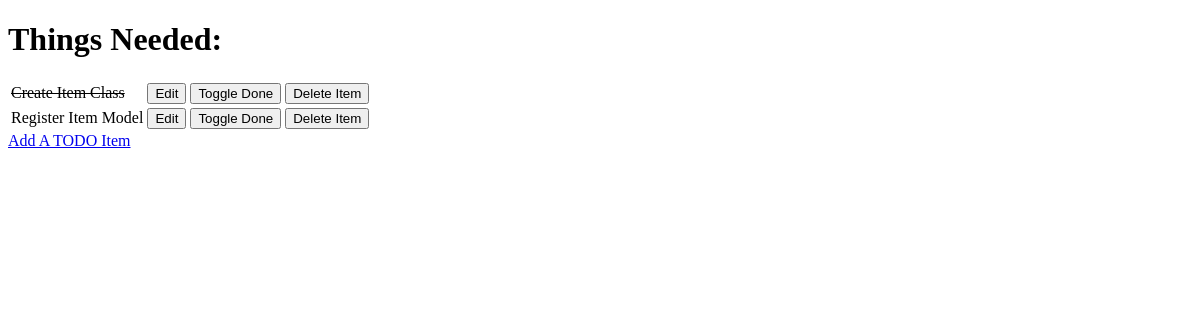
Before: / with the older database file.
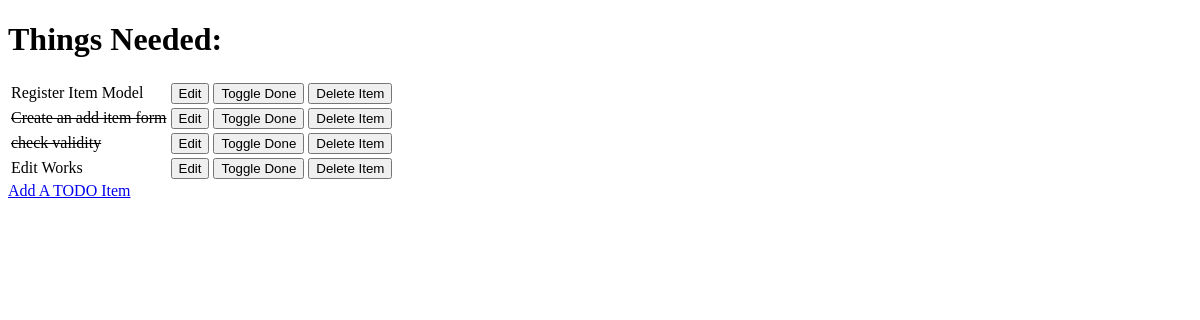
After: the same page with the newer database file.
### todo/models.py (models this page shows, shortened)
class Item(models.Model):
    name = models.CharField(max_length=50, null=False, blank=False)
    done = models.BooleanField(null=False, blank=False, default=False)

### todo/views.py (the view)
# urls.py: path('', views.get_todo_list, name="get_todo_list"),
def get_todo_list(request):
    items = Item.objects.all()
    context = {
        'items': items
    }
    return render(request, "todo/todo_list.html", context)

### todo/templates/todo/todo_list.html (shortened to what this page needs)
<!DOCTYPE html>
<html lang="en">
<head>
</head>
<body>
    <h1>Things Needed:</h1>
    <table>
        {% for item in items %}
            <tr>
                {% if item.done %}
                    <td><strike>{{ item.name }}</strike></td>
                {% else %}
                    <td>{{ item.name }}</td>
                {% endif %}
                <td>
                    <a href="/edit/{{ item.id }}">
                        <button>Edit</button>
                    </a>
                </td>
                <td>
                    <a href="/toggle/{{ item.id }}">
                        <button>Toggle Done</button>
                    </a>
                </td>
                <td>
                    <a href="/delete/{{ item.id }}">
                        <button>Delete Item</button>
                    </a>
                </td>
            </tr>
            {% empty %}
            <td>You Have Nothing To Do</td>
        {% endfor %}
    </table>
    <a href="/add_item">Add A TODO Item</a>
</body>
</html>

Changed rows visible on the page:
removed Item: name "Create Item Class"
added Item: name "Create an add item form"
added Item: name "check validity"
added Item: name "Edit Works"
